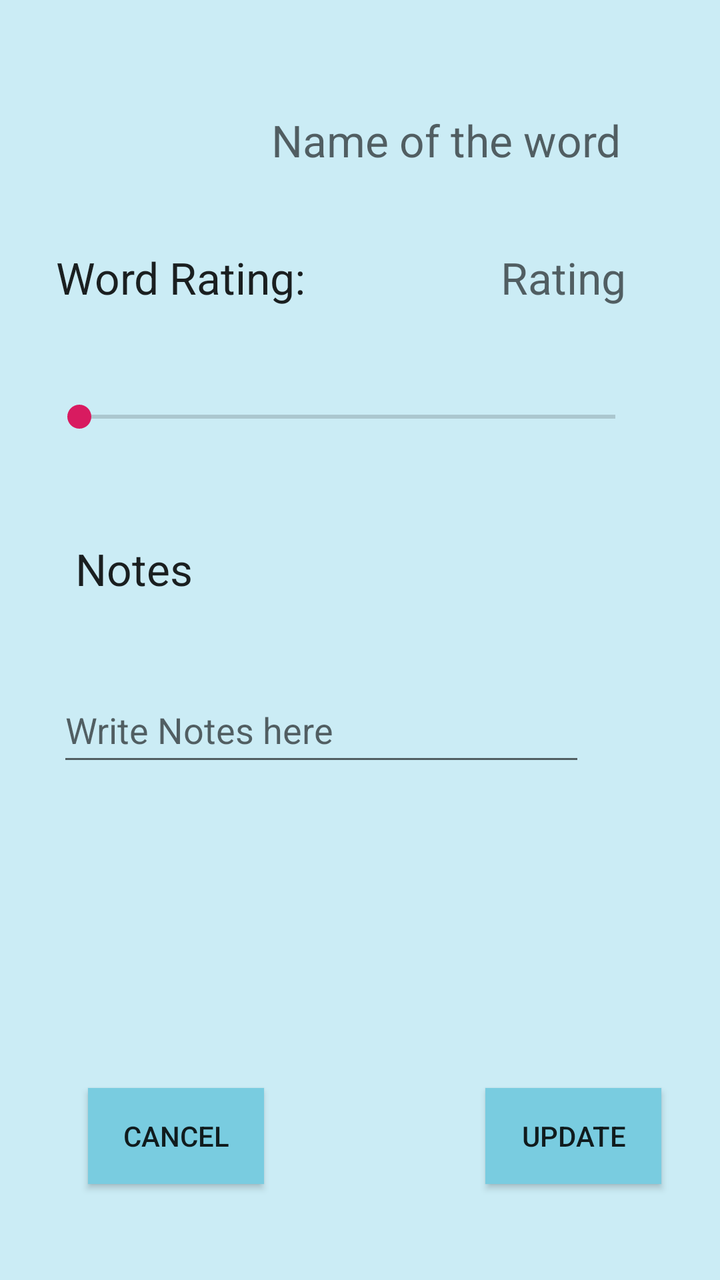
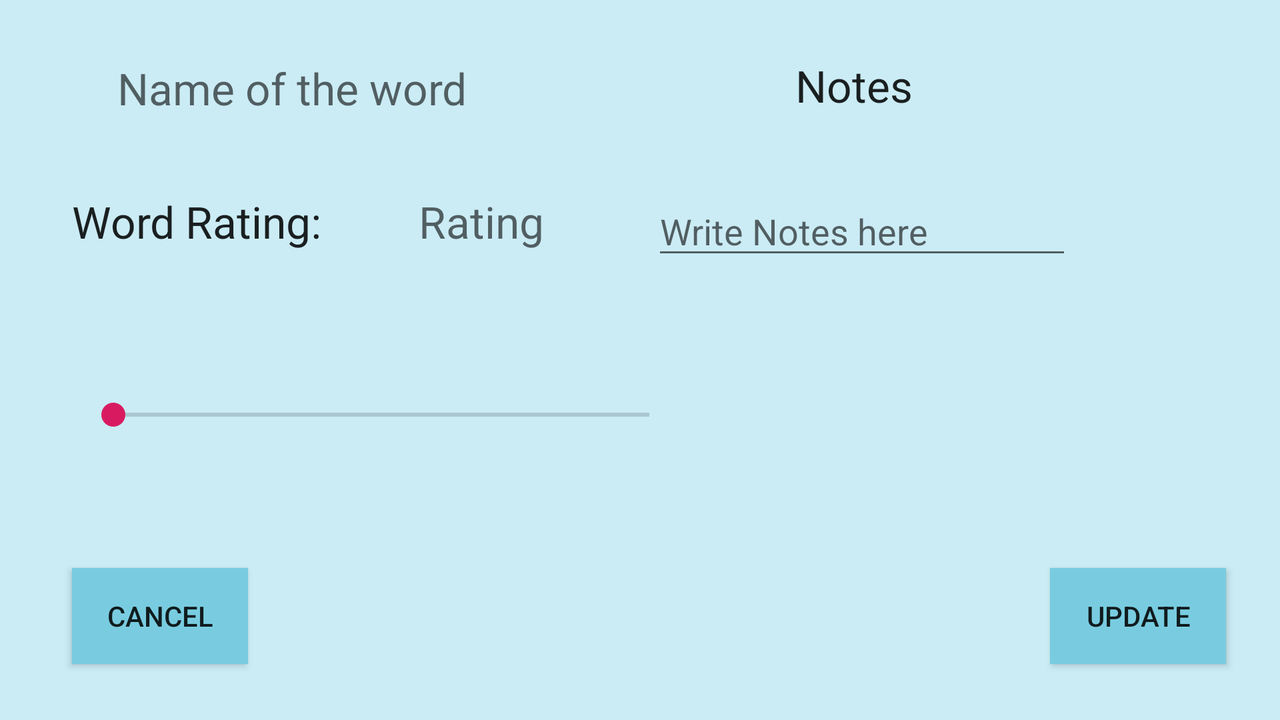

First picture: res/layout/ on a phone held upright. Second picture: the repository's own variant of that layout, on a device whose configuration matches the variant's folder. Source for both follows.
<!-- AndroidManifest.xml: application theme AppTheme -->
<!-- res/layout/activity_edit.xml -->
<?xml version="1.0" encoding="utf-8"?>
<androidx.constraintlayout.widget.ConstraintLayout xmlns:android="http://schemas.android.com/apk/res/android"
    xmlns:app="http://schemas.android.com/apk/res-auto"
    xmlns:tools="http://schemas.android.com/tools"
    android:layout_width="match_parent"
    android:layout_height="match_parent"
    tools:context=".activities.EditActivity"
    android:background="@color/colorBackground" >


    <TextView
        android:id="@+id/txtEditNameOfTheWord"
        android:layout_width="wrap_content"
        android:layout_height="wrap_content"
        android:hint="@string/name_of_the_word"
        android:textAppearance="?android:attr/textAppearanceLarge"
        app:layout_constraintBottom_toTopOf="@+id/txtEditViewWordRating"
        app:layout_constraintEnd_toEndOf="parent"
        app:layout_constraintHorizontal_bias="0.733"
        app:layout_constraintStart_toStartOf="parent"
        app:layout_constraintTop_toTopOf="parent"
        app:layout_constraintVertical_bias="0.585" />

    <Button
        android:id="@+id/cancelEditActivityBtn"
        android:layout_width="wrap_content"
        android:layout_height="wrap_content"
        android:layout_marginStart="44dp"
        android:layout_marginBottom="48dp"
        android:text="@string/cancel"
        app:layout_constraintBottom_toBottomOf="parent"
        app:layout_constraintStart_toStartOf="parent"
        android:background="@color/colorBtn"

        />

    <Button
        android:id="@+id/updateEditActivityBtn"
        android:layout_width="wrap_content"
        android:layout_height="wrap_content"
        android:layout_marginBottom="48dp"
        android:text="@string/update"
        app:layout_constraintBottom_toBottomOf="parent"
        app:layout_constraintEnd_toEndOf="parent"
        app:layout_constraintHorizontal_bias="0.79"
        app:layout_constraintStart_toEndOf="@+id/cancelEditActivityBtn"
        android:background="@color/colorBtn"
        />

    <TextView
        android:id="@+id/txtEditViewWordRating"
        android:layout_width="wrap_content"
        android:layout_height="wrap_content"
        android:layout_marginStart="28dp"
        android:layout_marginTop="124dp"
        android:text="@string/word_rating"
        android:textAppearance="?android:attr/textAppearanceLarge"
        app:layout_constraintStart_toStartOf="parent"
        app:layout_constraintTop_toTopOf="parent" />

    <SeekBar
        android:id="@+id/seekBarEdit"
        android:layout_width="300dp"
        android:layout_height="12dp"
        android:max="100"
        android:progress="0"
        app:layout_constraintBottom_toTopOf="@+id/txtEditNotes"
        app:layout_constraintEnd_toEndOf="parent"
        app:layout_constraintHorizontal_bias="0.396"
        app:layout_constraintStart_toStartOf="parent"
        app:layout_constraintTop_toBottomOf="@+id/txtEditViewWordRating"
        app:layout_constraintVertical_bias="0.47" />

    <TextView
        android:id="@+id/txtEditRating"
        android:layout_width="wrap_content"
        android:layout_height="wrap_content"
        android:layout_marginTop="124dp"
        android:layout_marginEnd="44dp"
        android:hint="@string/rating"
        android:textAppearance="?android:attr/textAppearanceLarge"
        app:layout_constraintEnd_toEndOf="parent"
        app:layout_constraintHorizontal_bias="0.97"
        app:layout_constraintStart_toEndOf="@+id/txtEditViewWordRating"
        app:layout_constraintTop_toTopOf="parent" />

    <TextView
        android:id="@+id/txtEditNotes"
        android:layout_width="wrap_content"
        android:layout_height="wrap_content"
        android:layout_marginBottom="40dp"
        android:text="@string/notes"
        android:textAppearance="?android:attr/textAppearanceLarge"
        app:layout_constraintBottom_toTopOf="@+id/edittextEditNotesText"
        app:layout_constraintEnd_toEndOf="parent"
        app:layout_constraintHorizontal_bias="0.125"
        app:layout_constraintStart_toStartOf="parent" />

    <EditText
        android:id="@+id/edittextEditNotesText"
        android:layout_width="264dp"
        android:layout_height="49dp"
        android:layout_marginBottom="156dp"
        android:ems="10"
        android:hint="@string/write_notes_here"
        android:inputType="textMultiLine"
        app:layout_constraintBottom_toTopOf="@+id/updateEditActivityBtn"
        app:layout_constraintEnd_toEndOf="parent"
        app:layout_constraintHorizontal_bias="0.297"
        app:layout_constraintStart_toStartOf="parent" />





</androidx.constraintlayout.widget.ConstraintLayout>
<!-- resources referenced by this layout -->
<resources>
  <color name="colorBackground">#CBECF5</color>
  <color name="colorBtn">#79CCE0</color>
  <string name="cancel">CANCEL</string>
  <string name="name_of_the_word">Name of the word</string>
  <string name="notes">Notes</string>
  <string name="rating">Rating</string>
  <string name="update">Update</string>
  <string name="word_rating">Word Rating:</string>
  <string name="write_notes_here">Write Notes here</string>
  <style name="AppTheme" parent="Theme.AppCompat.Light.DarkActionBar">
          
          <item name="colorPrimary">@color/colorPrimary</item>
          <item name="colorPrimaryDark">@color/colorPrimaryDark</item>
          <item name="colorAccent">@color/colorAccent</item>
          <item name="android:navigationBarColor">#79CCE0</item>
      </style>
  <color name="colorPrimary">#79CCE0</color>
  <color name="colorPrimaryDark">#79CCE0</color>
  <color name="colorAccent">#D81B60</color>
</resources>
<!-- res/layout-land/activity_edit.xml (the repository's variant of the layout above) -->
<!-- drawn on the phone turned sideways -->
<?xml version="1.0" encoding="utf-8"?>
<androidx.constraintlayout.widget.ConstraintLayout xmlns:android="http://schemas.android.com/apk/res/android"
    xmlns:app="http://schemas.android.com/apk/res-auto"
    xmlns:tools="http://schemas.android.com/tools"
    android:layout_width="match_parent"
    android:layout_height="match_parent"
    tools:context=".activities.EditActivity"
    android:background="@color/colorBackground" >


    <Button
        android:id="@+id/cancelEditActivityBtn"
        android:layout_width="wrap_content"
        android:layout_height="wrap_content"
        android:layout_marginStart="36dp"
        android:layout_marginBottom="28dp"
        android:background="@color/colorBtn"
        android:text="@string/cancel"
        app:layout_constraintBottom_toBottomOf="parent"
        app:layout_constraintStart_toStartOf="parent" />

    <Button
        android:id="@+id/editEditActivityBtn"
        android:layout_width="wrap_content"
        android:layout_height="wrap_content"
        android:layout_marginBottom="28dp"
        android:background="@color/colorBtn"
        android:text="@string/update"
        app:layout_constraintBottom_toBottomOf="parent"
        app:layout_constraintEnd_toEndOf="parent"
        app:layout_constraintHorizontal_bias="0.937"
        app:layout_constraintStart_toEndOf="@+id/cancelEditActivityBtn"
        app:layout_constraintTop_toBottomOf="@+id/edittextEditNotesText"
        app:layout_constraintVertical_bias="1.0" />

    <TextView
        android:id="@+id/txtEditViewWordRating"
        android:layout_width="wrap_content"
        android:layout_height="wrap_content"
        android:layout_marginStart="36dp"
        android:layout_marginTop="96dp"
        android:text="@string/word_rating"
        android:textAppearance="?android:attr/textAppearanceLarge"
        app:layout_constraintStart_toStartOf="parent"
        app:layout_constraintTop_toTopOf="parent" />

    <SeekBar
        android:id="@+id/seekBarEdit"
        android:layout_width="300dp"
        android:layout_height="12dp"
        android:layout_marginTop="76dp"
        android:max="100"
        android:progress="0"
        app:layout_constraintEnd_toEndOf="parent"
        app:layout_constraintHorizontal_bias="0.12"
        app:layout_constraintStart_toStartOf="parent"
        app:layout_constraintTop_toBottomOf="@+id/txtEditViewWordRating" />

    <TextView
        android:id="@+id/txtEditRating"
        android:layout_width="wrap_content"
        android:layout_height="wrap_content"
        android:layout_marginTop="96dp"
        android:layout_marginEnd="44dp"
        android:hint="@string/rating"
        android:textAppearance="?android:attr/textAppearanceLarge"
        app:layout_constraintEnd_toEndOf="parent"
        app:layout_constraintHorizontal_bias="0.13"
        app:layout_constraintStart_toEndOf="@+id/txtEditViewWordRating"
        app:layout_constraintTop_toTopOf="parent" />

    <TextView
        android:id="@+id/txtEditNotes"
        android:layout_width="wrap_content"
        android:layout_height="wrap_content"
        android:layout_marginStart="164dp"
        android:layout_marginTop="28dp"
        android:text="@string/notes"
        android:textAppearance="?android:attr/textAppearanceLarge"
        app:layout_constraintStart_toEndOf="@+id/txtEditNameOfTheWord"
        app:layout_constraintTop_toTopOf="parent" />


    <EditText
        android:id="@+id/edittextEditNotesText"
        android:layout_width="wrap_content"
        android:layout_height="wrap_content"
        android:layout_marginTop="36dp"
        android:layout_marginEnd="104dp"
        android:ems="10"
        android:hint="@string/write_notes_here"
        android:inputType="textPersonName"
        app:layout_constraintEnd_toEndOf="parent"
        app:layout_constraintHorizontal_bias="1.0"
        app:layout_constraintStart_toEndOf="@+id/txtEditRating"
        app:layout_constraintTop_toBottomOf="@+id/txtEditNotes" />

    <TextView
        android:id="@+id/txtEditNameOfTheWord"
        android:layout_width="wrap_content"
        android:layout_height="wrap_content"
        android:hint="@string/name_of_the_word"
        android:textAppearance="?android:attr/textAppearanceLarge"
        app:layout_constraintBottom_toTopOf="@+id/txtEditViewWordRating"
        app:layout_constraintEnd_toEndOf="parent"
        app:layout_constraintHorizontal_bias="0.126"
        app:layout_constraintStart_toStartOf="parent"
        app:layout_constraintTop_toTopOf="parent"
        app:layout_constraintVertical_bias="0.439" />





</androidx.constraintlayout.widget.ConstraintLayout>
